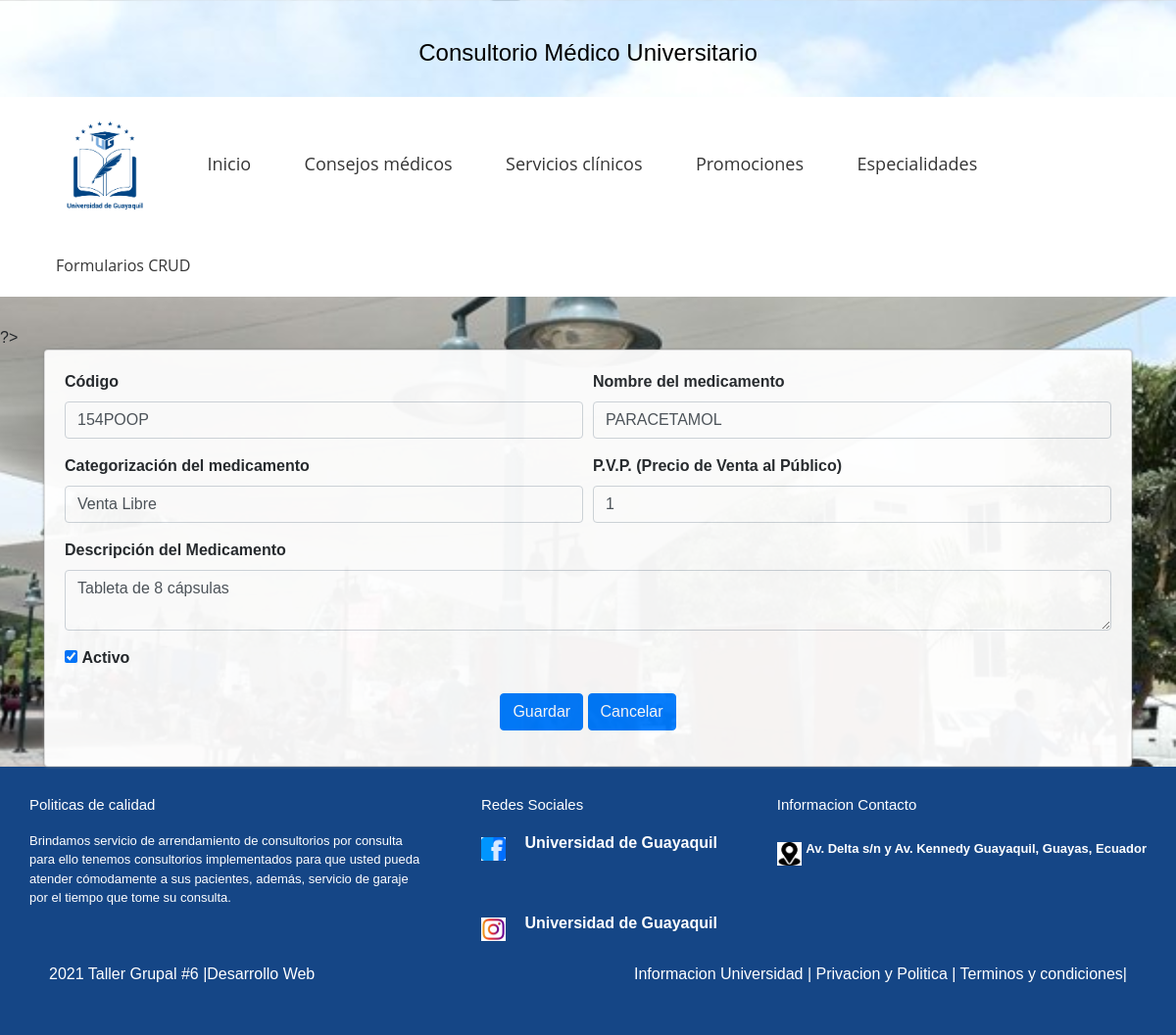
The app's page /index.php?c=medicamentos&f=editar&id=1 with its own data.
### tables this page shows
CREATE TABLE `medicamentos` (
  `med_id` int(11) NOT NULL,
  `med_codigo` varchar(10) NOT NULL,
  `med_nombre` varchar(50) NOT NULL,
  `med_descripcion` varchar(200) NOT NULL,
  `med_estado` int(11) NOT NULL,
  `med_precio` int(11) NOT NULL,
  `med_idCategoria` int(11) NOT NULL,
  `med_usuarioActualizacion` varchar(12) NOT NULL,
  `med_fechaActualizacion` datetime NOT NULL
);

### controlador/FrontController.php (called while the page is built, shortened)
<?php
class FrontController {
    public function ruteo($controlador, $func){
        $funcion = (!empty($_REQUEST['f']))?htmlentities($_REQUEST['f']):$func;
        $controlador = new $controlador();
        $controlador->$funcion();
    }
}

### index.php (called while the page is built)
<?php
require_once 'controlador/FrontController.php';
if(isset($_GET['c']) && isset($_GET['f'])){
    $control = $_GET['c'];
    $funcion = $_GET['f'];
} else {
    $control = "paciente";
    $funcion = "index";
}
$frontController = new FrontController();
$frontController->ruteo($control, $funcion);

### config/Conexion.php (called while the page is built)
<?php
class Conexion{
    public static function getConexion(){
        $database_username = 'root';
        $database_password = '';
        $dbname="consultorio_ug";
        $dsn = 'mysql:host=localhost;dbname=' . $dbname;
        $conexion = null;
        try{
            $conexion = new PDO($dsn, $database_username, $database_password );
        }catch(Exception $e){
                echo $e;
                die("error " . $e->getMessage());
        }
        return $conexion;
    }
}

### modelo/dao/MedicamentoDAO.php (called while the page is built, shortened)
<?php
require_once 'config/Conexion.php';
class MedicamentoDAO {
    private $con;
    public function __construct() {
        $this->con = Conexion::getConexion();
    }
      public function buscarxId($id) {
        $sql = "select * from medicamentos, categoria where med_idCategoria = cat_id and med_estado=1 and med_id=:id";
        $stmt = $this->con->prepare($sql);
        $data = ['id' => $id];
        $stmt->execute($data);
        $medicamento = $stmt->fetch(PDO::FETCH_ASSOC);
        return $medicamento;
    }
}

### modelo/dao/CategoriasDAO.php (called while the page is built)
<?php
require_once 'config/Conexion.php';
class CategoriasDAO {
     private $con;
    public function __construct() {
        $this->con = Conexion::getConexion();
    }
     public function listar() {
        $sql = "select * from categoria where cat_estado=1";
        $stmt = $this->con->prepare($sql);
        $stmt->execute();
        $resultados = $stmt->fetchAll(PDO::FETCH_OBJ);
        return $resultados;
    }
}

### vista/medicamento/medicamentos.editar.php (the view, shortened to what this page needs)
<?php require_once 'vista/templates/header.php'; ?>
<div class="container">
    <div class="card card-body">
        <form action="index.php?c=medicamentos&f=editar" method="POST" name="formMedNuevo" id="formMedNuevo">
            <div class="form-row">
                <div class="form-group col-sm-6">
                    <label for="codigo">C&oacute;digo</label>
                    <input type="text"  name="codigo" id="codigo" value="<?php echo $med['med_codigo']; ?>" class="form-control" placeholder="codigo del medicamento" autofocus="" required/>
                </div>
                <div class="form-group col-sm-6">
                    <label for="nombre">Nombre del medicamento</label>
                    <input type="text" name="nombre" id="nombre" value="<?php echo $med['med_nombre']; ?>" class="form-control" placeholder="nombre medicamento" required>
                </div>
                <div class="form-group col-sm-6">
                    <label for="categoria">Categorización del medicamento</label>
                    <select id="categoria" name="categoria" class="form-control">
                       <?php
                       foreach ($categorias as $cat) {
                           $selected='';
                           if($cat->cat_id == $med['med_idCategoria']){
                                 $selected='selected="selected"';
                           }
                           echo  "<option ".$selected." value='".$cat->cat_id."'>".$cat->cat_nombre."</option>";
                       }
                        ?>
                    </select>
                </div>
                <div class="form-group col-sm-6">
                    <label for="precio">P.V.P. (Precio de Venta al Público)</label>
                    <input type="text" name="precio" id="precio" value="<?php echo $med['med_precio']; ?>" class="form-control" placeholder="precio medicamento" required>
                </div>
                <div class="form-group col-sm-12">
                    <label for="descripcion">Descripción del Medicamento</label>
                    <textarea id="descripcion"  name="descripcion"  class="form-control" rows="2"><?php echo $med['med_descripcion']; ?>
                    </textarea>
                </div>
                <div class="form-group col-sm-12">
                    <input type="checkbox" id="estado" value="<?php echo $med['med_estado']?>"
                           name="estado" <?php echo ($med['med_estado'] == 1)?'checked="checked"':''; ?>>
                    <label for="estado">Activo</label>
                </div>
                <div class="form-group mx-auto">
                    <button type="submit" class="btn btn-primary" onclick="if (!confirm('Esta seguro de modificar el medicamento')) return false;" >Guardar</button>
                    <a href="index.php?c=medicamentos&a=index" class="btn btn-primary">Cancelar</a>
                </div>
            </div>
        </form>
    </div>
</div>
<?php require_once 'vista/templates/footer.php'; ?>

### assets/css/header/header.css (style rules this page uses)
* { margin: 0; padding: 0; -webkit-box-sizing: border-box; -moz-box-sizing: border-box; box-sizing: border-box; }

### assets/css/GallardoDouglas/style.css (style rules this page uses)
select, input, textarea { font-size: large; }

### assets/css/GallardoDouglas/paciente.css (style rules this page uses)
.card { opacity: .95; }
.card-body { background-color: #d1d3d6; box-shadow: 0px 0px 3px #848484; }
label { font-weight: bold; }

### assets/css/PreciadoRonald/misEstilos.css (style rules this page uses)
body { margin:auto; padding:0; background:url(12.jpeg); background-size:cover; background-position:center; font-family: arial,helvetica; box-sizing: border-box; }

### records on screen
medicamentos: codigo "154POOP", nombre "PARACETAMOL", precio "1", descripcion "Tableta de 8 cápsulas", med_estado "☑"

### other values on screen
form field categoria "Venta Libre"
